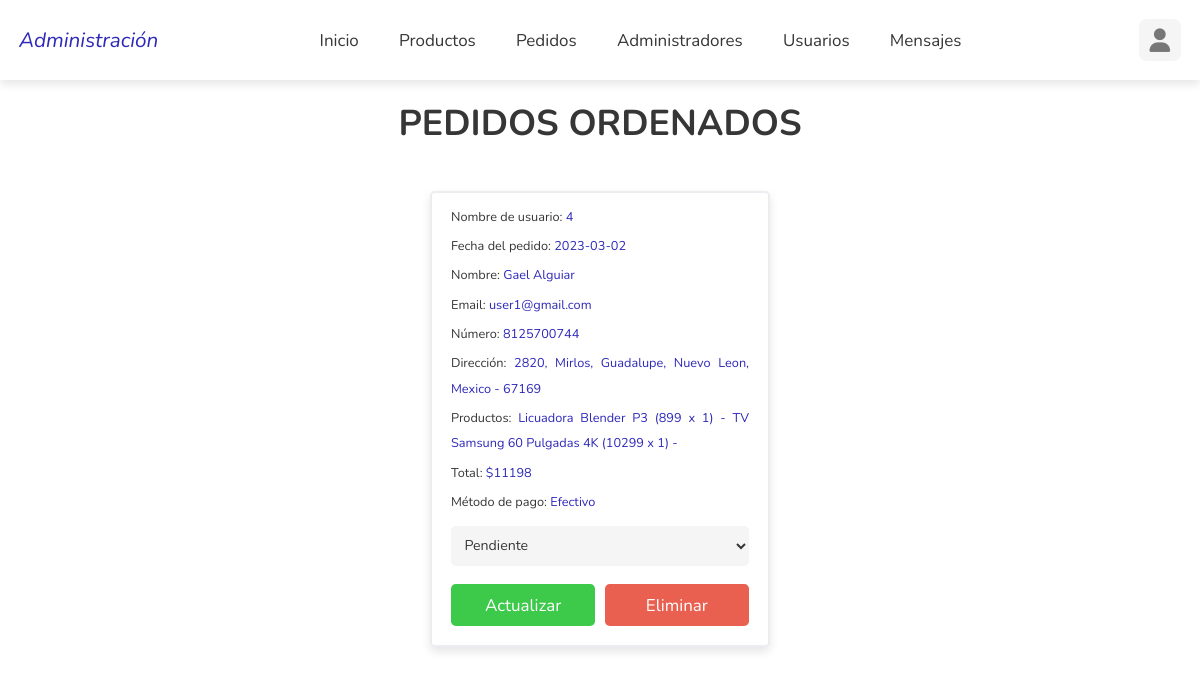
/admin/placed_orders.php (signed in), run on the app's committed database.
### tables this page shows
CREATE TABLE `orders` (
  `id` int(100) NOT NULL,
  `user_id` int(100) NOT NULL,
  `name` varchar(20) NOT NULL,
  `number` varchar(10) NOT NULL,
  `email` varchar(50) NOT NULL,
  `method` varchar(50) NOT NULL,
  `address` varchar(500) NOT NULL,
  `total_products` varchar(1000) NOT NULL,
  `total_price` int(100) NOT NULL,
  `placed_on` date NOT NULL DEFAULT current_timestamp(),
  `payment_status` varchar(20) NOT NULL DEFAULT 'Pendiente'
);

### admin/placed_orders.php (the view, shortened to what this page needs)
<?php
include '../componentes/connect.php';
?>
<!DOCTYPE html>
<html lang="en">
<head>
    <link rel="stylesheet" href="https://cdnjs.cloudflare.com/ajax/libs/font-awesome/6.2.1/css/all.min.css">
    <link rel="stylesheet" href="../css/admin_estilo.css">
</head>
<body>
    <?php
    include '../componentes/admin_header.php';
    ?>
    <section class="placed-orders">
        <h1 class="heading">Pedidos Ordenados</h1>
        <div class="box-container">
            <?php
            $select_orders = $conn->prepare("SELECT * FROM `orders`");
            $select_orders->execute();
            if ($select_orders->rowCount() > 0) {
                while ($fetch_orders = $select_orders->fetch(PDO::FETCH_ASSOC)) {
            ?>
            <div class="box">
                <p>Nombre de usuario: <span><?= $fetch_orders['id'];?></span></p>
                <p>Fecha del pedido: <span><?= $fetch_orders['placed_on'];?></span></p>
                <p>Nombre: <span><?= $fetch_orders['name'];?></span></p>
                <p>Email: <span><?= $fetch_orders['email'];?></span></p>
                <p>Número: <span><?= $fetch_orders['number'];?></span></p>
                <p>Dirección: <span><?= $fetch_orders['address'];?></span></p>
                <p>Productos: <span><?= $fetch_orders['total_products'];?></span></p>
                <p>Total: <span>$<?= $fetch_orders['total_price'];?></span></p>
                <p>Método de pago: <span><?= $fetch_orders['method'];?></span></p>
                <form action="" method="POST">
                    <select name="payment_status" class="drop-down">
                        <option value="" selected disabled><?= $fetch_orders['payment_status'];?></option>
                    </select>
                    <div class="flex-btn">
                        <input type="submit" value="Actualizar" class="btn-green" name="update_payment">
                        <a href="placed_orders.php?delete=<?= $fetch_orders['id']; ?>" class="delete-btn" onclick="return confirm('Desea Eliminar este pedido?')">Eliminar</a>
                    </div>
                </form>
            </div>
            <?php
                }
            } else {
                echo  '<p class="empty">Aún no hay ordenes</p>';
            }
            ?>
        </div>
    </section>
</body>
</html>

### css/admin_estilo.css (style rules this page uses)
:root { --color-principal: #2e29b9; --verde: #29c539e7; --rojo: #e74d3ce3; --naranja: #e2b214d5; --negro: rgb(54, 54, 54); --blanco: #fff; --gris: #EBEDF0; --border: .3rem solid var(--gris); --box-shadow: 0 .5rem 1rem rgba(0, 0, 0, 0.1); --light-bg: #f5f5f5; --light-color: #777; }
* { font-family: 'Nunito', sans-serif; margin: 0; padding: 0; box-sizing: border-box; text-decoration: none; outline: none; border: none; }
html { font-size: 59%; overflow-x: hidden; }
body { background-color: linear-gradient(to bottom, #b8b8b87e 0%, #ffffff 100%); }
section { max-width: 1200px; margin: 0 auto; padding: 2rem; }
.btn, .btn-green, .delete-btn, .option-btn { display: block; margin-top: 1rem; border-radius: .5rem; cursor: pointer; width: 100%; font-size: 1.8rem; color: var(--blanco); padding: 1rem 3rem; text-transform: capitalize; text-align: center; }
.btn-green { background-color: var(--verde); }
.delete-btn { background-color: var(--rojo); }
.flex-btn { display: flex; gap: 1rem; }
.heading { text-align: center; margin-bottom: 4.5rem; text-transform: uppercase; color: var(--negro); font-size: 3.8rem; }
.placed-orders .box-container { display: grid; grid-template-columns: repeat(auto-fit, 36rem); gap: 1.5rem; justify-content: center; align-items: flex-start; text-align: justify; }
.placed-orders .box-container .box { background-color: var(--blanco); border-radius: .5rem; box-shadow: var(--box-shadow); border: var(--border); padding: 2rem; padding-top: 1rem; }
.placed-orders .box-container .box p { padding: .2rem 0; line-height: 2; font-size: 1.35rem; color: var(--negro); }
.placed-orders .box-container .box p span { color: var(--color-principal); }
.placed-orders .box-container .box .drop-down { width: 100%; margin: 1rem 0; background-color: var(--light-bg); padding: 1rem; font-size: 1.5rem; color: var(--negro); border-radius: .5rem; }

### data on the page
orders: id "4", placed_on "2023-03-02", name "Gael Alguiar", email "user1@gmail.com", number "8125700744", address "2820, Mirlos, Guadalupe, Nuevo Leon, Mexico - 67169", total_products "Licuadora Blender P3 (899 x 1) - TV Samsung 60 Pulgadas 4K (10299 x 1) -", total_price "11198", method "Efectivo", payment_status "Pendiente"
